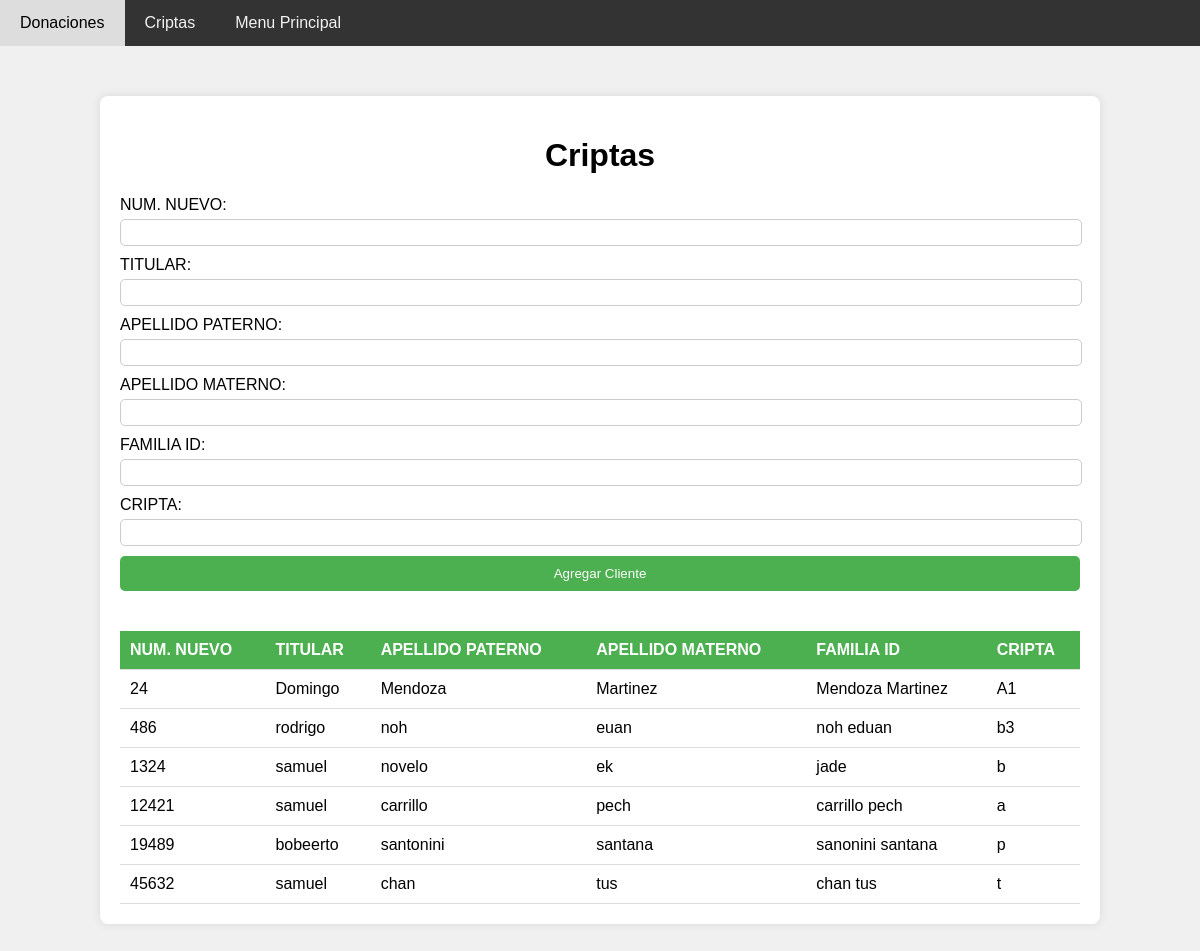
The app's page /agregar with its own data.
### tables this page shows
CREATE TABLE Clientes (
                    Num_nuevo INTEGER PRIMARY KEY AUTOINCREMENT,
                    Nombre_titular TEXT,
                    Apellido_paterno TEXT,
                    Apellido_materno TEXT,
                    Familia_id TEXT,
                    Cripta TEXT,
                    FOREIGN KEY (Familia_id) REFERENCES Familia(Familia_id)
                );

### app.py (the view)
@app.route("/agregar")
def agregar():
    clientes = obtener_clientes()
    return render_template("agregar.html", clientes=clientes)

### app.py (called while the page is built)
def conectar_db():
    return sqlite3.connect('tu_basede_datos.db')

def obtener_clientes(letra=None):
    conn = conectar_db()
    cursor = conn.cursor()
    if letra is not None:
        cursor.execute("SELECT * FROM Clientes WHERE Cripta LIKE ?", ('%' + letra + '%',))
    else:
        cursor.execute("SELECT * FROM Clientes")
    clientes = cursor.fetchall()
    conn.close()
    return clientes

### templates/agregar.html (shortened to what this page needs)
<!DOCTYPE html>
<html lang="es">
<head>
</head>
<body>
    <div class="navbar">
        <a href="/donaciones">Donaciones</a>
        <a href="/criptas">Criptas</a>
        <a href="/menu_principal">Menu Principal</a>
    </div>
    <div class="container">
        <h1>Criptas</h1>
        <form action="/agregar_cliente" method="post">
            <label for="num_nuevo">NUM. NUEVO:</label>
            <input type="text" id="num_nuevo" name="num_nuevo" required><br>
            <label for="titular">TITULAR:</label>
            <input type="text" id="titular" name="titular" required><br>
            <label for="apellido_paterno">APELLIDO PATERNO:</label>
            <input type="text" id="apellido_paterno" name="apellido_paterno" required><br>
            <label for="apellido_materno">APELLIDO MATERNO:</label>
            <input type="text" id="apellido_materno" name="apellido_materno" required><br>
            <label for="familia_id">FAMILIA ID:</label>
            <input type="text" id="familia_id" name="familia_id" required><br>
            <label for="cripta">CRIPTA:</label>
            <input type="text" id="cripta" name="cripta" required><br>
            <input type="submit" value="Agregar Cliente">
        </form>
        <div style="overflow-x:auto;">
            <table id="tabla-criptas">
                <thead>
                    <tr>
                        <th>NUM. NUEVO</th>
                        <th>TITULAR</th>
                        <th>APELLIDO PATERNO</th>
                        <th>APELLIDO MATERNO</th>
                        <th>FAMILIA ID</th>
                        <th>CRIPTA</th>
                    </tr>
                </thead>
                <tbody>
                    {% for cliente in clientes %}
                    <tr>
                        <td>{{ cliente[0] }}</td>
                        <td>{{ cliente[1] }}</td>
                        <td>{{ cliente[2] }}</td>
                        <td>{{ cliente[3] }}</td>
                        <td>{{ cliente[4] }}</td>
                        <td>{{ cliente[5] }}</td>
                    </tr>
                    {% endfor %}
                </tbody>
            </table>
        </div>
    </div>
</body>
</html>

### templates/agregar.html (style rules this page uses)
body { font-family: Arial, sans-serif; background-color: #f0f0f0; margin: 0; padding: 0; }
.navbar { overflow: hidden; background-color: #333; }
.navbar a { float: left; display: block; color: #f2f2f2; text-align: center; padding: 14px 20px; text-decoration: none; }
.container { width: 80%; margin: 50px auto; padding: 20px; background-color: #fff; border-radius: 8px; box-shadow: 0 0 10px rgba(0, 0, 0, 0.1); }
h1 { text-align: center; }
form { margin-bottom: 20px; }
form label { display: block; margin-bottom: 5px; }
form input[type="text"] { width: calc(100% - 10px); padding: 5px; margin-bottom: 10px; border-radius: 5px; border: 1px solid #ccc; }
form input[type="submit"] { width: 100%; padding: 10px; border: none; background-color: #4CAF50; color: white; border-radius: 5px; cursor: pointer; }
table { width: 100%; border-collapse: collapse; margin-top: 20px; }
th, td { padding: 10px; text-align: left; border-bottom: 1px solid #ddd; }
th { background-color: #4CAF50; color: white; }

### records on screen
Clientes: Num_nuevo "24", Nombre_titular "Domingo", Apellido_paterno "Mendoza", Apellido_materno "Martinez", Familia "Mendoza Martinez", Cripta "A1"
Clientes: Num_nuevo "486", Nombre_titular "rodrigo", Apellido_paterno "noh", Apellido_materno "euan", Familia "noh eduan", Cripta "b3"
Clientes: Num_nuevo "1324", Nombre_titular "samuel", Apellido_paterno "novelo", Apellido_materno "ek", Familia "jade", Cripta "b"
Clientes: Num_nuevo "12421", Nombre_titular "samuel", Apellido_paterno "carrillo", Apellido_materno "pech", Familia "carrillo pech", Cripta "a"
Clientes: Num_nuevo "19489", Nombre_titular "bobeerto", Apellido_paterno "santonini", Apellido_materno "santana", Familia "sanonini santana", Cripta "p"
Clientes: Num_nuevo "45632", Nombre_titular "samuel", Apellido_paterno "chan", Apellido_materno "tus", Familia "chan tus", Cripta "t"
